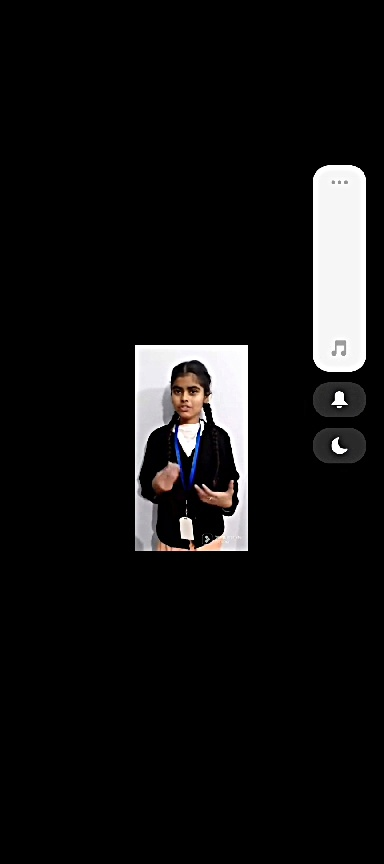
#> input picture data/videos/20231121143501_C1290908_F12304_M5753166/frames/enhanced-images/frame_0002.JPEG, 384 x 864 px
$ python -i image_enhancer.py   (imports and definitions only)   (older library calls are emulated)
#> lines starting #> are read from the running program, lines starting #| are printed output that depends on the picture
#> further down, picture is the input picture: shape (864, 384, 3); mean B, G, R 17.8, 17.7, 18.2
import cv2
import numpy as np

from ..config.logger_config import logger

class ImageUtil:

    # [22 lines left out: functions gaussian_blurring, median_blurring, bilateral_filtering, not called in this run]

    def denoising(self, image):
        denoised = cv2.fastNlMeansDenoisingColored(image, None, 10, 10, 7, 21)
        return denoised

    # [5 lines left out: function enhance_resolution, not called in this run]


    def laplace_sharpening(self, image):
        gray = cv2.cvtColor(image, cv2.COLOR_BGR2GRAY) #convert to grayscale

        # Apply Laplacian operator
        laplacian = cv2.Laplacian(gray, cv2.CV_64F)
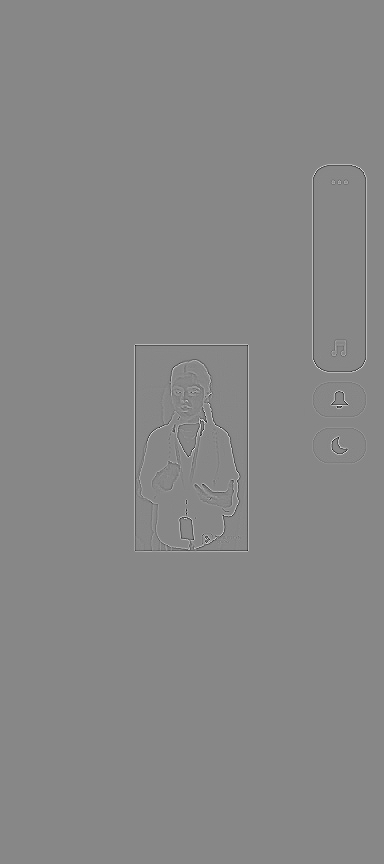
#> laplacian: shape (864, 384) float64; min -668, max 590, mean 0; drawn with min black and max white

        # Convert back to uint8 (absolute value and scaling)
        laplacian = np.uint8(np.absolute(laplacian))
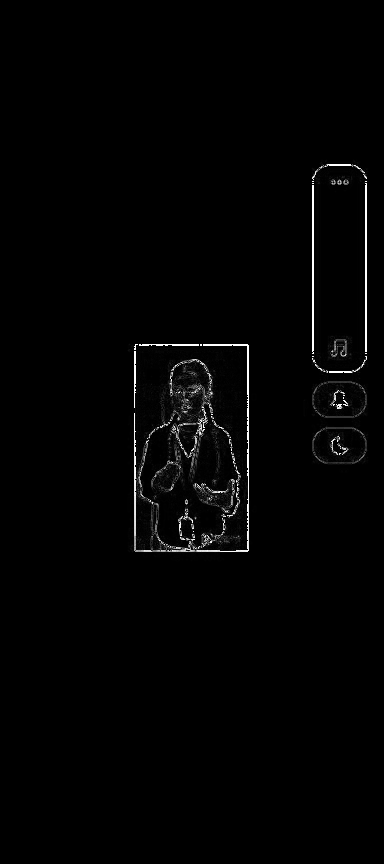
#> laplacian: shape (864, 384); min 0, max 255, mean 3.2

        # sharpen the image by adding the laplacian to the original
        sharpened = cv2.addWeighted(gray, 1, laplacian, 0.7, 0)
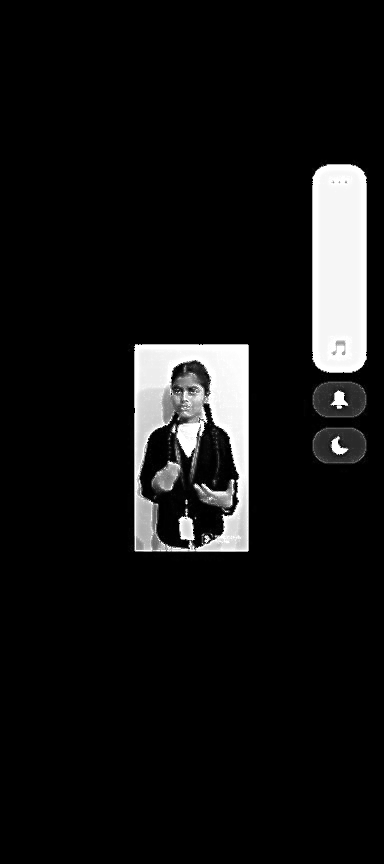
#> sharpened: shape (864, 384); min 0, max 255, mean 19.4
        #convert back to color if original image was color
        sharpened_color = cv2.cvtColor(sharpened, cv2.COLOR_GRAY2BGR)
        return sharpened_color

    # [77 lines left out: functions contract_colour_enhancer, clahe, gamma_correction, color_adjester, resize, super_resolution and 1 more, not called in this run]


# [19 lines not run here, left out]

>>> import cv2
>>> picture = cv2.imread('../../data/videos/20231121143501_C1290908_F12304_M5753166/frames/enhanced-images/frame_0002.JPEG')
>>> result = ImageUtil().laplace_sharpening(picture)
